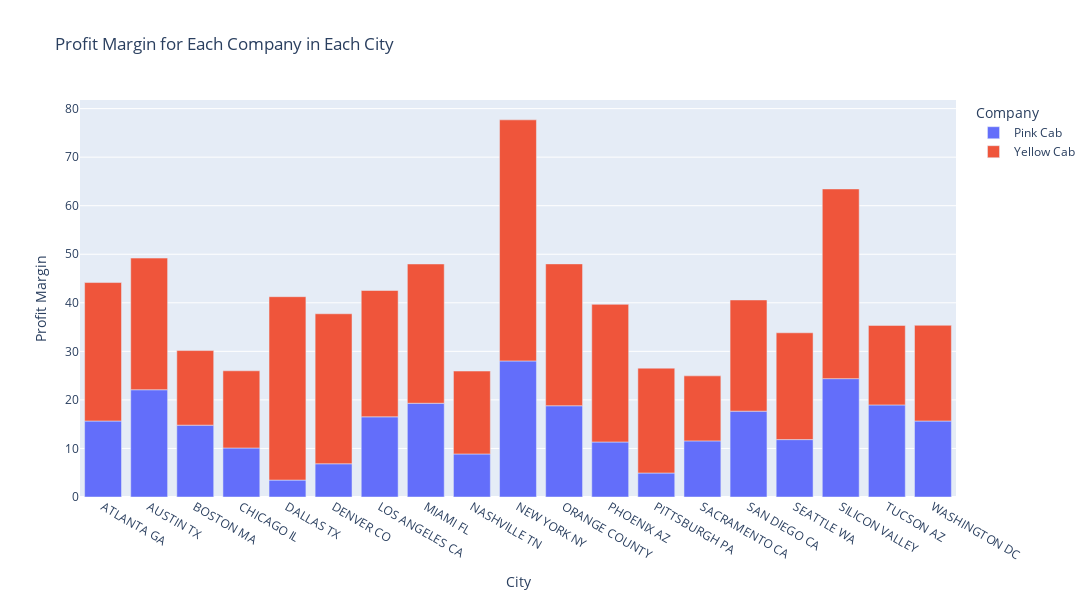

This figure's notebook cell:
### Code cell
px.bar(city_profit_margin,x='City',y='Profit Margin',color='Company',title='Profit Margin for Each Company in Each City',width=1100,height=600)

### Figure 1 — Plotly figure (JSON) as saved in the notebook; plotly's stock layout.template omitted (floating-point values rounded to 4 significant figures)
{"data": [{"alignmentgroup": "True", "hovertemplate": "Company=Pink Cab<br>City=%{x}<br>Profit Margin=%{y}<extra></extra>", "legendgroup": "Pink Cab", "marker": {"color": "#636efa", "pattern": {"shape": ""}}, "name": "Pink Cab", "offsetgroup": "Pink Cab", "orientation": "v", "showlegend": true, "textposition": "auto", "type": "bar", "x": ["ATLANTA GA", "AUSTIN TX", "BOSTON MA", "CHICAGO IL", "DALLAS TX", "DENVER CO", "LOS ANGELES CA", "MIAMI FL", "NASHVILLE TN", "NEW YORK NY", "ORANGE COUNTY", "PHOENIX AZ", "PITTSBURGH PA", "SACRAMENTO CA", "SAN DIEGO CA", "SEATTLE WA", "SILICON VALLEY", "TUCSON AZ", "WASHINGTON DC"], "xaxis": "x", "y": [15.65, 22.09, 14.8, 10.09, 3.482, 6.843, 16.52, 19.31, 8.862, 28.02, 18.79, 11.33, 4.942, 11.56, 17.68, 11.82, 24.38, 18.96, 15.65], "yaxis": "y"}, {"alignmentgroup": "True", "hovertemplate": "Company=Yellow Cab<br>City=%{x}<br>Profit Margin=%{y}<extra></extra>", "legendgroup": "Yellow Cab", "marker": {"color": "#EF553B", "pattern": {"shape": ""}}, "name": "Yellow Cab", "offsetgroup": "Yellow Cab", "orientation": "v", "showlegend": true, "textposition": "auto", "type": "bar", "x": ["ATLANTA GA", "AUSTIN TX", "BOSTON MA", "CHICAGO IL", "DALLAS TX", "DENVER CO", "LOS ANGELES CA", "MIAMI FL", "NASHVILLE TN", "NEW YORK NY", "ORANGE COUNTY", "PHOENIX AZ", "PITTSBURGH PA", "SACRAMENTO CA", "SAN DIEGO CA", "SEATTLE WA", "SILICON VALLEY", "TUCSON AZ", "WASHINGTON DC"], "xaxis": "x", "y": [28.51, 27.12, 15.36, 15.9, 37.77, 30.9, 26.02, 28.69, 17.08, 49.66, 29.22, 28.35, 21.59, 13.39, 22.9, 22.0, 39.07, 16.37, 19.72], "yaxis": "y"}], "layout": {"barmode": "relative", "height": 600, "legend": {"title": {"text": "Company"}, "tracegroupgap": 0}, "title": {"text": "Profit Margin for Each Company in Each City"}, "width": 1100, "xaxis": {"anchor": "y", "autorange": true, "domain": [0, 1], "range": [-0.5, 18.5], "title": {"text": "City"}, "type": "category"}, "yaxis": {"anchor": "x", "autorange": true, "domain": [0, 1], "range": [0, 81.77], "title": {"text": "Profit Margin"}, "type": "linear"}}}
